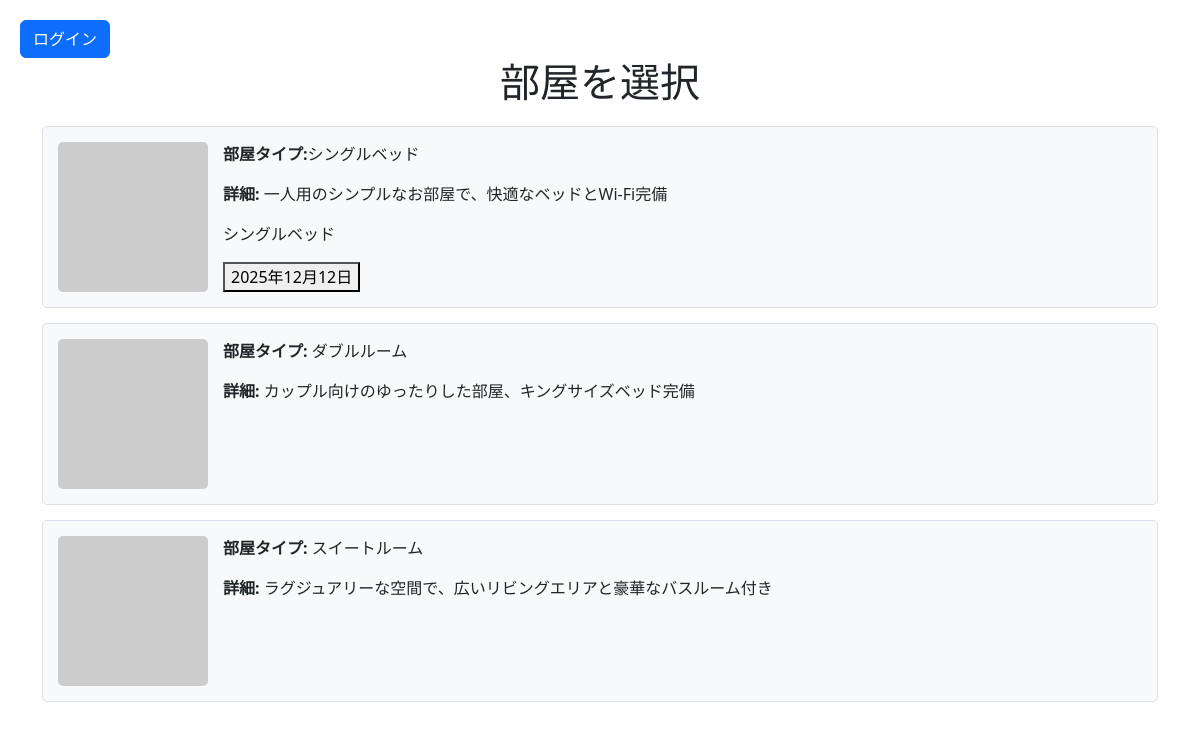
The page /room_selection on the database as committed earlier.
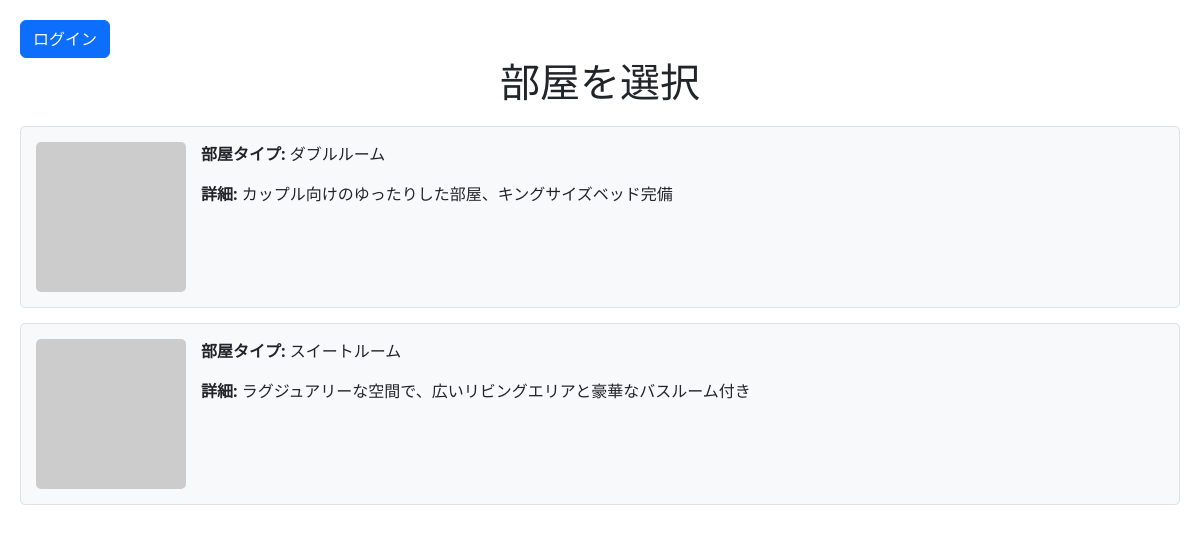
The same page on the database as committed later.
### bookingfront/models.py (models this page shows, shortened)
class RoomType(models.Model):
    name = models.CharField(max_length=50)
    reservation_date=models.DateField(null=True)
    room_price = models.DecimalField(max_digits=8, decimal_places=2,null=False)

### bookingfront/views.py (the view)
# urls.py: path('room_selection', views.room_selection, name='room_selection'),
def room_selection(request):
    room_types = RoomType.objects.all()
    return render(request, 'room_selection.html', {'room_types': room_types,})

### bookingfront/templates/room_selection.html (shortened to what this page needs)
<!doctype html>
<html lang="ja">
  <head>
    <link href="https://cdn.jsdelivr.net/npm/bootstrap@5.3.0/dist/css/bootstrap.min.css" rel="stylesheet">
  </head>
  <body>
    <a href="{% url 'accounts:index' %}" class="btn btn-primary">ログイン</a>
    <h1>部屋を選択</h1>
      {% for room in room_types %}
      <div class="container">
        <div class="room-info">
          <img src="https://via.placeholder.com/150" alt="シングルルーム">
          <div>
            <p><strong>部屋タイプ:</strong>{{ room.name }}</p>
            <p><strong>詳細:</strong> 一人用のシンプルなお部屋で、快適なベッドとWi-Fi完備</p>
            <div class="availability">
              <div>
                  <p>{{ room.name }}</p>
                  <form method="POST" action="{% url 'bookingfront:plan_selection' %}">
                      <button type="submit">{{ room.reservation_date }}</button>
                  </form>
              </div>
      {% endfor %}
          </div>
        </div>
      </div>
      <div class="room-info">
        <img src="https://via.placeholder.com/150" alt="ダブルルーム">
        <div>
          <p><strong>部屋タイプ:</strong> ダブルルーム</p>
          <p><strong>詳細:</strong> カップル向けのゆったりした部屋、キングサイズベッド完備</p>
        </div>
      </div>
      <div class="room-info">
        <img src="https://via.placeholder.com/150" alt="スイートルーム">
        <div>
          <p><strong>部屋タイプ:</strong> スイートルーム</p>
          <p><strong>詳細:</strong> ラグジュアリーな空間で、広いリビングエリアと豪華なバスルーム付き</p>
        </div>
      </div>
    </div>
  </body>
</html>

Rows that differ between the two databases and show on the page:
removed RoomType: name "シングルベッド", reservation_date "2025年12月12日"
